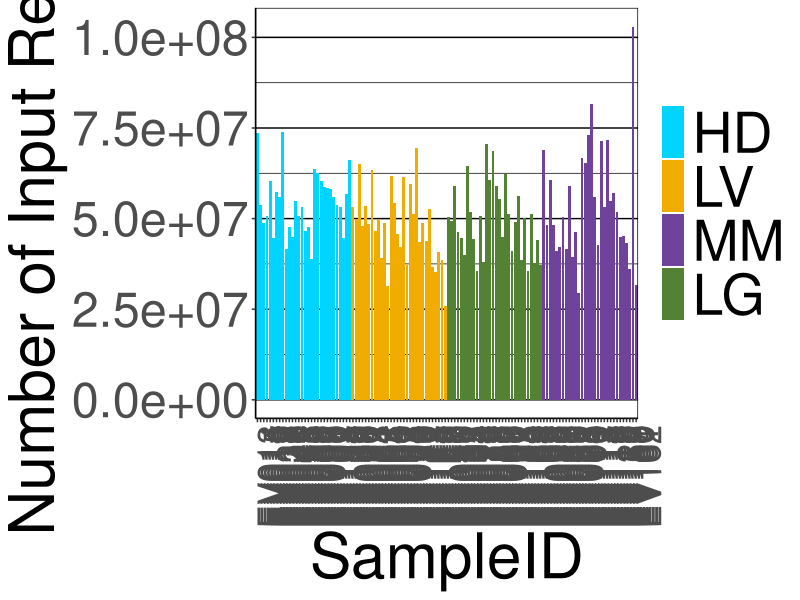
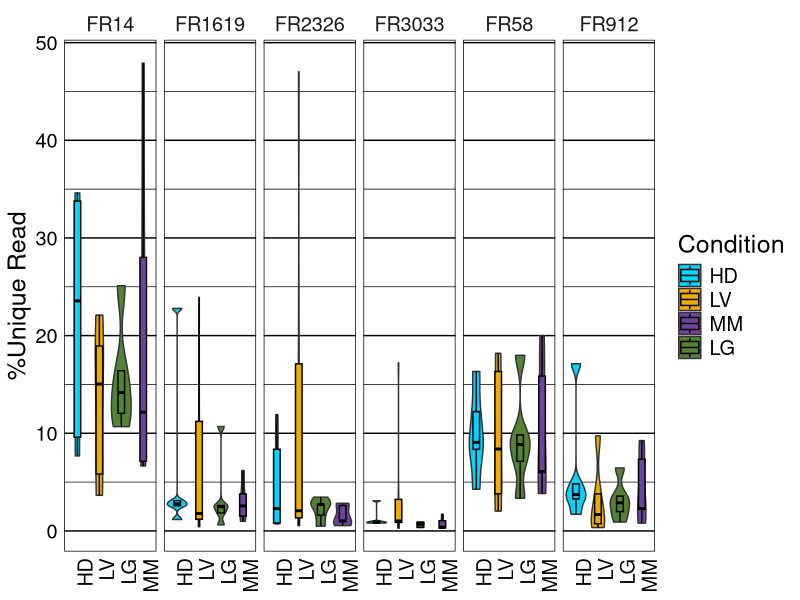
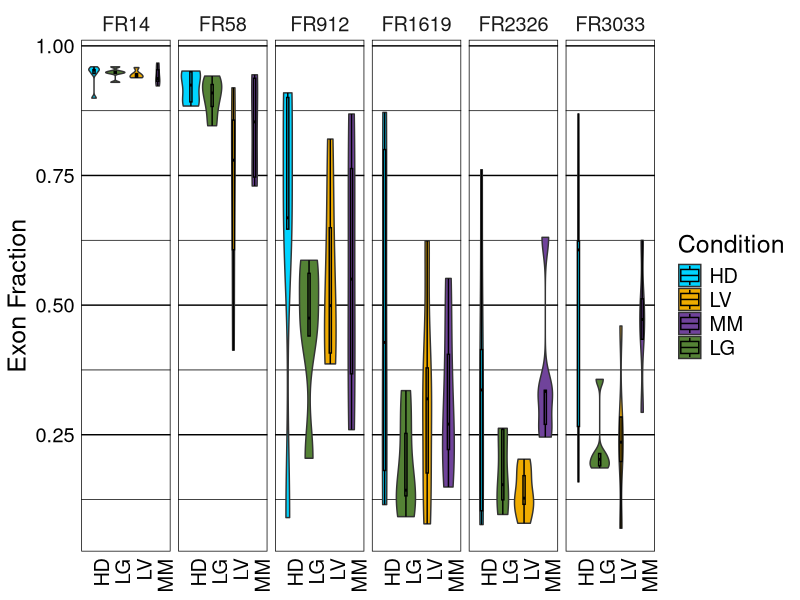
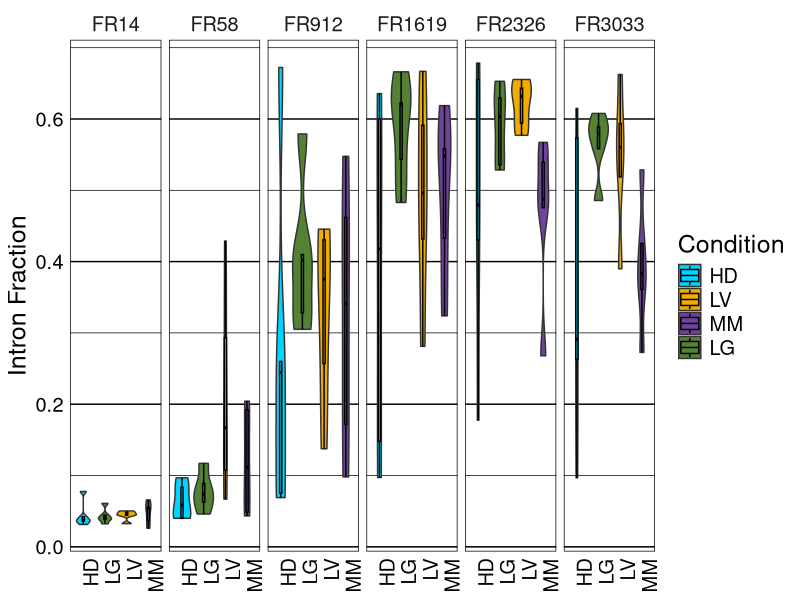

Source code (R) for these figures, in order:
# Figure 2D number of input reads
# Supp Figure 2A, 2B, and 2C %unique reads, exon fraction, and intron fraciton 

# load libraries
library(ggplot2)
library(RColorBrewer)
library(reshape2)
library(dplyr)
library(data.table)
library(tidyverse)
library(scales)

setwd("E:/Box drive update/4. EV-RNA/4. Code/2022-02-17 V7/")

coverage <- read.table("Files/read_distribution/NOVO20200421AK_read_coverage.txt", header = TRUE, stringsAsFactors = FALSE, sep = "\t",
                       check.names = FALSE)
star <- read.table("Files/read_distribution/NOVO20200421AK_star_filter.txt", header = TRUE, stringsAsFactors = FALSE, sep = "\t",
                   check.names = FALSE)
md <- read.table("Files/metadata_20200421.txt", header = TRUE, stringsAsFactors = FALSE, sep = "\t",
                 check.names = FALSE)
cols <- read.delim("Files/colors.txt", stringsAsFactors = F)
unique <- read.table("Files/read_distribution/unique_reads_unmapped_reads.txt", header = TRUE, stringsAsFactors = FALSE, sep = "\t",
                     check.names = FALSE)

# Filter out precancer
md <- filter(md, Condition == "HD" | Condition == "LG" | Condition == "LV" | Condition == "MM")
rownames(md) <- md$SampleID

# keep only relevant SampleID in your count table
filtered <- coverage
rownames(filtered) <- filtered$Sample

# keep only relevant SampleID in your count table
keep <- rownames(filtered)[rownames(filtered) %in% rownames(md)]
filtered_hd <- filtered[keep,]  # no log2 counts
coverage <- filtered_hd

# Add type and fraction information
coverage$Condition <- md$Condition
coverage$Fraction <- md$Fraction

cover_order <- coverage %>%
  gather(types, value, 2:4)

# Factor with a specific order
cover_order$types <- as.character(cover_order$types)
cover_order$types <- factor(cover_order$types, levels=c("Intron", "Intergenic", "Exon"))
cover_order$Fraction <- factor(cover_order$Fraction, levels=c("FR14", "FR58", "FR912", "FR1619", "FR2326", "FR3033"))

dodge <- position_dodge(width = 0.6)
blank_theme <- theme_minimal()+
  theme(
    axis.title.x = element_blank(),
    panel.border = element_rect(colour = "black", fill=NA),
    text = element_text(color='black', size=18),
    panel.grid.major.y = element_line(colour = "black"),
    panel.grid.minor.y = element_line(colour = "black"),
    panel.grid.major.x = element_blank(),
    panel.grid.minor.x = element_blank(),
    axis.ticks = element_blank(),
    axis.text.x=element_text(angle=90, hjust=1, colour="black"),
    axis.text.y=element_text(colour="black"),
    plot.title=element_text(size=18, face="bold", hjust = 0.5)
  )

# Violin plot for intergenic, exon and intron separately
##only intergenic 
cover_order_inter <- cover_order %>%
  filter(types == "Intergenic")

p1 <- ggplot(cover_order_inter, aes(x=Condition, y=value, fill=Condition)) +
  geom_violin() +
  geom_boxplot(width=.3, outlier.colour=NA, position= dodge, color="black") +
  blank_theme +
  scale_fill_manual(breaks=cols$Group,
                    values=cols$Colour) +
  ylab("Intergenic Fraction") +
  facet_grid(.~Fraction) 

##only intron
cover_order_intron <- cover_order %>%
  filter(types == "Intron")

p2 <- ggplot(cover_order_intron, aes(x=Condition, y=value, fill=Condition)) +
  geom_violin()+
  geom_boxplot(width=.1, outlier.colour=NA, position= dodge, color="black")+
  blank_theme +
  scale_fill_manual(breaks=cols$Group,
                    values=cols$Colour) +
  ylab("Intron Fraction") +
  facet_grid(.~Fraction)

# Get mean, min, and maxium of intron fraction
mean(cover_order_intron$value)
min(cover_order_intron$value)
max(cover_order_intron$value)

##only Exon
cover_order_exon <- cover_order %>%
  filter(types == "Exon")

p3 <- ggplot(cover_order_exon, aes(x=Condition, y=value, fill=Condition)) +
  geom_violin()+
  geom_boxplot(width=.1, outlier.colour=NA, position= dodge, color="black")+
  blank_theme +
  scale_fill_manual(breaks=cols$Group,
                    values=cols$Colour) +
  ylab("Exon Fraction") +
  facet_grid(.~Fraction)

test <- cover_order_exon %>%
  group_by(Fraction) %>%
  summarise(mean_exon = mean(value))

# Get mean, min, and maxium of intron fraction
mean(cover_order_exon$value)
min(cover_order_exon$value)
max(cover_order_exon$value)

# STAR number of input reads
star.df <- star
rownames(star.df) <- star.df$SampleID

# keep only relevant SampleID in your star table
keep <- rownames(star.df)[rownames(star.df) %in% rownames(md)]
star.df <- star.df[keep,]  # no log2 counts

star.df$Condition <- md$Condition
star.df$Fraction <- md$Fraction

# Arrange in the order of types (HD --> MM)
star.df$Condition <- factor(star.df$Condition, levels=c("HD", "LV", "LG", "MM"))
star_tidy <- star.df %>%
  arrange(Condition)

## Tidying data
star_uni_percent <- star_tidy %>%
  gather(type, value, 2:4) %>%
  filter(type=="%UniqueReads")

star_tidy$SampleID <- factor(star_tidy$SampleID, levels = star_tidy$SampleID)


p4 <- ggplot(star_tidy, aes(x=SampleID, y=InputRead, fill=Condition)) +
  geom_bar(stat = "identity") +
  ylab("Number of Input Reads") +
  scale_fill_manual(breaks=cols$Group,
                    values=cols$Colour) +
  theme(plot.margin = unit(c(0.2,0.2,0.2,0.2),"cm"),
        axis.text.x=element_text(angle = 90, size = 25),
        panel.border = element_rect(colour = "black", fill=NA),
        axis.text.y=element_text(size=35),
        axis.title.y=element_text(size=45),
        axis.title.x=element_text(size=45),
        legend.title=element_blank(),
        legend.text=element_text(size=40),
        panel.grid.major.y = element_line(colour = "black"),
        panel.grid.minor.y = element_line(colour = "black"),
        panel.grid.major.x = element_blank(),
        panel.grid.minor.x = element_blank(),
        panel.background = element_blank(),
        axis.line = element_line(colour = "black"))

test2 <- star_tidy %>%
  group_by(Fraction) %>%
  summarise(mean_percentunique = mean(`%UniqueReads`))

# Get mean, min, and maxium of input / unique reads
mean(star_tidy$InputRead)
min(star_tidy$InputRead)
max(star_tidy$InputRead)
mean(star_tidy$UniqueRead)
min(star_tidy$UniqueRead)
max(star_tidy$UniqueRead)

p5 <- ggplot(star_uni_percent, aes(x=Condition, y=value, fill=Condition)) +
  geom_violin() +
  geom_boxplot(width=.3, outlier.colour=NA, position= dodge, color="black") +
  ylab("%Unique Read") +
  blank_theme +
  scale_fill_manual(breaks=cols$Group,
                    values=cols$Colour) +
  facet_grid(.~Fraction)


pdf("Figures/Figure_2D_Input_Reads.pdf", width = 40, height = 10)
print(p4)
dev.off()


pdf("Figures/Supp_Figure_2A_percent_unique_reads.pdf", width =9, height = 3)
print(p5)
dev.off()


pdf("Figures/Supp_Figure_2B_Exon_Fraction.pdf", width =9, height = 3)
print(p3)
dev.off()


pdf("Figures/Supp_Figure_2C_Intron_Fraction.pdf", width =9, height = 3)
print(p2)
dev.off()

# Intergenic
#pdf("Figures/Supp_Figure_3D_Intergenic_Fraction.pdf", width =9, height = 4)
#print(p1)
#dev.off()